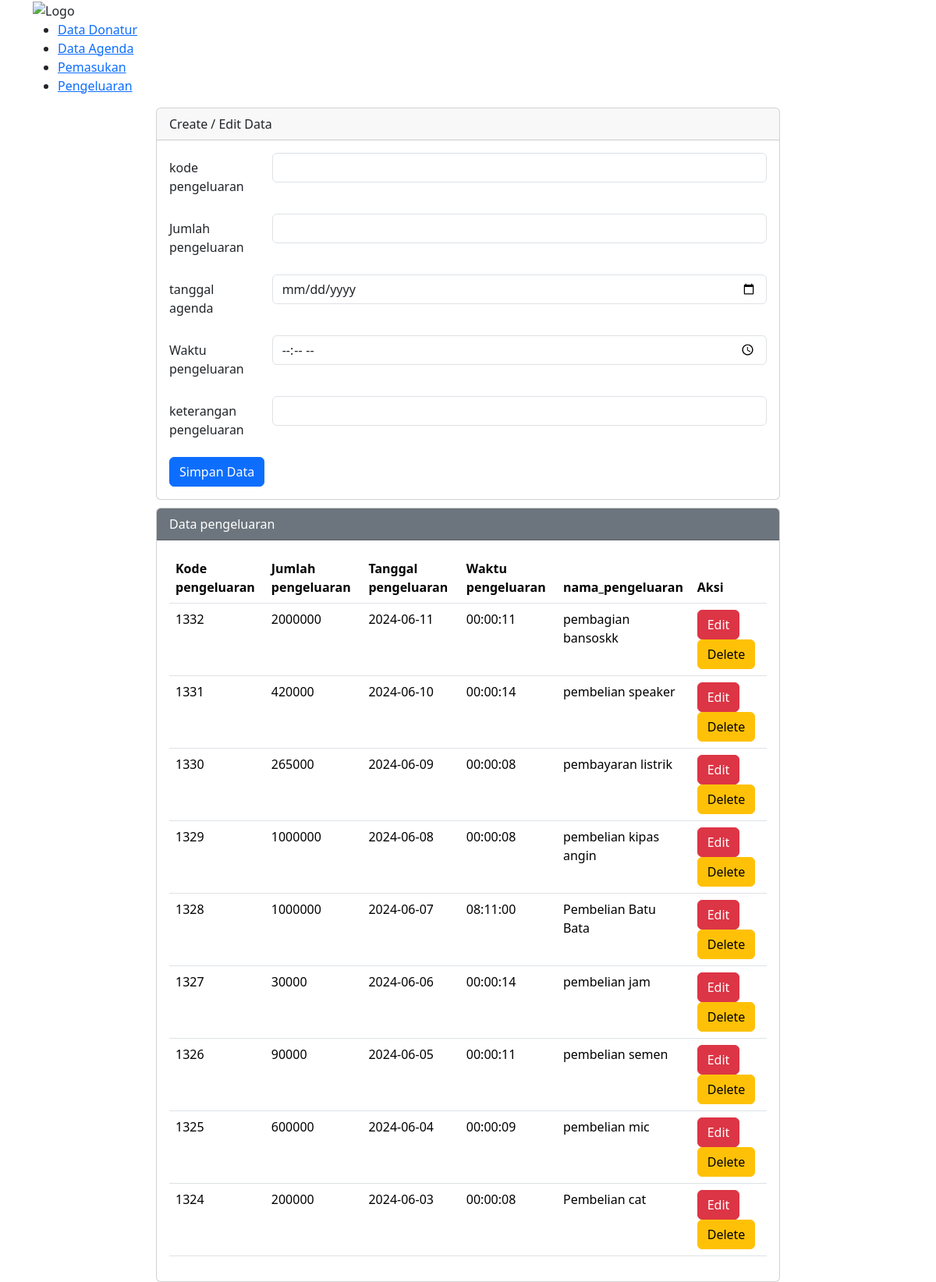
Page /Pengeluaran.php on the committed database.
### tables this page shows
CREATE TABLE `pengeluaran` (
  `kode_pengeluaran` int(5) NOT NULL,
  `no_kwitansi` char(4) DEFAULT NULL,
  `jumlah_pengeluaran` int(10) NOT NULL,
  `nama_pengeluaran` varchar(30) NOT NULL,
  `tanggal_pengeluaran` date DEFAULT NULL,
  `waktu_pengeluaran` time DEFAULT NULL,
  `id_petugas` int(5) DEFAULT NULL
);

### Pengeluaran.php (the view, shortened to what this page needs)
<?php
include 'config.php';
$jumlah_pengeluaran = "";
$waktu_pengeluaran = "";
$tanggal_pengeluaran = "";
$nama_pengeluaran = "";
$id = "";
?>
<!DOCTYPE html>
<html lang="en">
<head>
    <link href="https://cdn.jsdelivr.net/npm/bootstrap@5.3.3/dist/css/bootstrap.min.css" rel="stylesheet"
>
</head>
<body>
    <nav>
        <div class="container">
            <img src="images/logo.png" alt="Logo" class="logo">
            <ul class="nav-links">
                <li><a href="DataDonatur.php">Data Donatur</a></li>
                <li><a href="DataAgenda.php">Data Agenda</a></li>
                <li><a href="Pemasukan.php">Pemasukan</a></li>
                <li><a href="pengeluaran.php">Pengeluaran</a></li>
            </ul>
        </div>
    </nav>
    <div class="mx-auto">
        <div class="card">
            <div class="card-header">
                Create / Edit Data
            </div>
            <div class="card-body">
                <form action="" method="POST">
                    <div class="mb-3 row">
                        <label for="Kode_pengeluaran" class="col-sm-2 col-form-label">kode pengeluaran</label>
                        <div class="col-sm-10">
                            <input type="number" class="form-control" name="kode_pengeluaran" id="kode_pengeluaran"
                                value="<?php echo $id ?>">
                        </div>
                    </div>
                    <div class="mb-3 row">
                        <label for="jumlah_pengeluaran" class="col-sm-2 col-form-label">Jumlah pengeluaran</label>
                        <div class="col-sm-10">
                            <input type="number" class="form-control" name="jumlah_pengeluaran" id="jumlah_pengeluaran"
                                value="<?php echo $jumlah_pengeluaran ?>">
                        </div>
                    </div>
                    <div class="mb-3 row">
                        <label for="tanggal_pengeluaran" class="col-sm-2 col-form-label">tanggal agenda</label>
                        <div class="col-sm-10">
                            <input type="date" class="form-control" name="tanggal_pengeluaran" id="tanggal_pengeluaran"
                                value="<?php echo $tanggal_pengeluaran ?>">
                        </div>
                    </div>
                    <div class="mb-3 row">
                        <label for="waktu_pengeluaran" class="col-sm-2 col-form-label">Waktu pengeluaran</label>
                        <div class="col-sm-10">
                            <input type="time" class="form-control" name="waktu_pengeluaran" id="waktu_pengeluaran"
                                value="<?php echo $waktu_pengeluaran ?>">
                        </div>
                    </div>
                    <div class="mb-3 row">
                        <label for="nama_pengeluaran" class="col-sm-2 col-form-label">keterangan pengeluaran</label>
                        <div class="col-sm-10">
                            <input type="text" class="form-control" name="nama_pengeluaran" id="nama_pengeluaran"
                                value="<?php echo $nama_pengeluaran ?>">
                        </div>
                    </div>
                    <div class="col-12">
                        <input type="submit" name="simpan" value="Simpan Data" class="btn btn-primary" />
                    </div>
                </form>
            </div>
        </div>
        <div class="card">
            <div class="card-header text-white bg-secondary">
                Data pengeluaran
            </div>
            <div class="card-body">
                <table class="table">
                    <thead>
                        <tr>
                            <th scope="col">Kode pengeluaran</th>
                            <th scope="col">Jumlah pengeluaran</th>
                            <th scope="col">Tanggal pengeluaran</th>
                            <th scope="col">Waktu pengeluaran</th>
                            <th scope="col">nama_pengeluaran</th>
                            <th scope="col">Aksi</th>
                        </tr>
                    </thead>
                    <tbody>
                        <?php
                        $sql2 = "SELECT * FROM pengeluaran ORDER BY kode_pengeluaran DESC";
                        $q2 = mysqli_query($koneksi, $sql2);
                        while ($r2 = mysqli_fetch_array($q2)) {
                            $id = $r2['kode_pengeluaran'];
                            $jumlah_pengeluaran = $r2['jumlah_pengeluaran'];
                            $tanggal_pengeluaran = $r2['tanggal_pengeluaran'];
                            $waktu_pengeluaran = $r2['waktu_pengeluaran'];
                            $nama_pengeluaran = $r2['nama_pengeluaran'];
                            ?>
                            <tr>
                                <td><?php echo $id ?></td>
                                <td><?php echo $jumlah_pengeluaran ?></td>
                                <td><?php echo $tanggal_pengeluaran ?></td>
                                <td><?php echo $waktu_pengeluaran ?></td>
                                <td><?php echo $nama_pengeluaran ?></td>
                                <td>
                                    <a href="pengeluaran.php?op=edit&id=<?php echo $id ?>"><button type="button"
                                            class="btn btn-danger">Edit</button></a>
                                    <a href="pengeluaran.php?op=delete&id=<?php echo $id ?>"
                                        onclick="return confirm('Apakah Anda yakin ingin menghapus data ini?')"><button
                                            type="button" class="btn btn-warning">Delete</button></a>
                                </td>
                            </tr>
                            <?php
                        }
                        ?>
                    </tbody>
                </table>
            </div>
        </div>
    </div>
</body>
</html>

### Pengeluaran.php (style rules this page uses)
.mx-auto { width: 800px }
.card { margin-top: 10px }

### rows in the picture
pengeluaran: kode_pengeluaran "1332", jumlah_pengeluaran "2000000", tanggal_pengeluaran "2024-06-11", waktu_pengeluaran "00:00:11", nama_pengeluaran "pembagian bansoskk"
pengeluaran: kode_pengeluaran "1331", jumlah_pengeluaran "420000", tanggal_pengeluaran "2024-06-10", waktu_pengeluaran "00:00:14", nama_pengeluaran "pembelian speaker"
pengeluaran: kode_pengeluaran "1330", jumlah_pengeluaran "265000", tanggal_pengeluaran "2024-06-09", waktu_pengeluaran "00:00:08", nama_pengeluaran "pembayaran listrik"
pengeluaran: kode_pengeluaran "1329", jumlah_pengeluaran "1000000", tanggal_pengeluaran "2024-06-08", waktu_pengeluaran "00:00:08", nama_pengeluaran "pembelian kipas angin"
pengeluaran: kode_pengeluaran "1328", jumlah_pengeluaran "1000000", tanggal_pengeluaran "2024-06-07", waktu_pengeluaran "08:11:00", nama_pengeluaran "Pembelian Batu Bata"
pengeluaran: kode_pengeluaran "1327", jumlah_pengeluaran "30000", tanggal_pengeluaran "2024-06-06", waktu_pengeluaran "00:00:14", nama_pengeluaran "pembelian jam"
pengeluaran: kode_pengeluaran "1326", jumlah_pengeluaran "90000", tanggal_pengeluaran "2024-06-05", waktu_pengeluaran "00:00:11", nama_pengeluaran "pembelian semen"
pengeluaran: kode_pengeluaran "1325", jumlah_pengeluaran "600000", tanggal_pengeluaran "2024-06-04", waktu_pengeluaran "00:00:09", nama_pengeluaran "pembelian mic"
pengeluaran: kode_pengeluaran "1324", jumlah_pengeluaran "200000", tanggal_pengeluaran "2024-06-03", waktu_pengeluaran "00:00:08", nama_pengeluaran "Pembelian cat"
